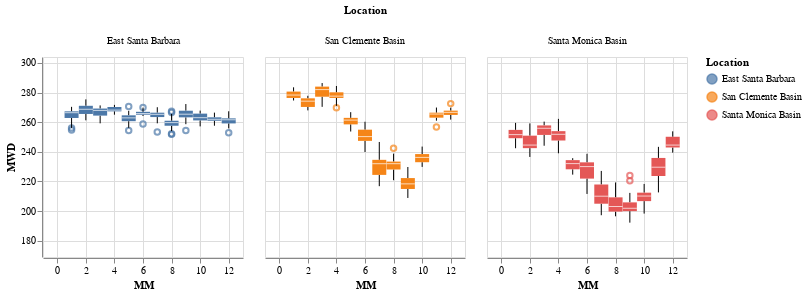

Notebook code cell kept with this figure:
### Markdown cell above
## Dominant Swell Direction

### Code cell
# plot
alt.Chart(by_mo_hr).mark_boxplot().encode(
    x =alt.X('MM'),
    y =alt.Y('MWD', 
             scale=alt.Scale(domain=[169,304])), # S (169 degrees) to W (304 degrees)
    color='Location:N'
).properties(
    width=200,
    height=200
).facet(
    column='Location:N'
)

### Figure 1 — Vega-Lite specification as saved in the notebook (floating-point values rounded to 4 significant figures; data arrays with more than 128 entries replaced by an {"elided": "..."} marker saying what was removed)
{"config": {"view": {"continuousWidth": 400, "continuousHeight": 300}}, "data": {"name": "data-78c7229df61bcd4400e1a552b49a9ec8"}, "facet": {"column": {"field": "Location", "type": "nominal"}}, "spec": {"mark": "boxplot", "encoding": {"color": {"field": "Location", "type": "nominal"}, "x": {"field": "MM", "type": "quantitative"}, "y": {"field": "MWD", "scale": {"domain": [169, 304]}, "type": "quantitative"}}, "height": 200, "width": 200}, "$schema": "https://vega.github.io/schema/vega-lite/v4.17.0.json", "datasets": {"data-78c7229df61bcd4400e1a552b49a9ec8": {"elided": "864 records"}}}
